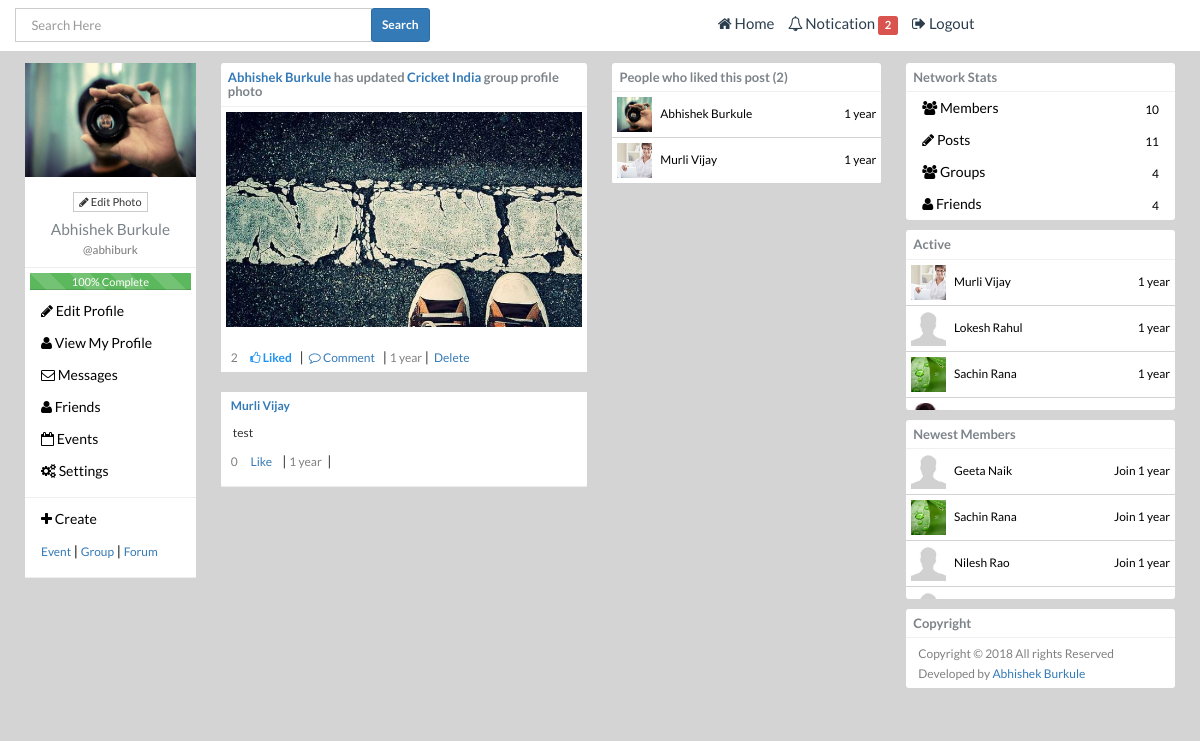
Page /post/2 (signed in) on the committed database.
### tables this page shows
CREATE TABLE `users` (
  `userID` int(12) NOT NULL,
  `firstName` varchar(256) NOT NULL,
  `lastName` varchar(256) NOT NULL,
  `webName` varchar(256) DEFAULT NULL,
  `userImg` varchar(256) DEFAULT NULL,
  `userEmail` varchar(256) NOT NULL,
  `emailPrivacy` varchar(12) NOT NULL DEFAULT 'Only Me',
  `birthday` date NOT NULL,
  `gender` varchar(256) NOT NULL,
  `userPhone` varchar(12) DEFAULT NULL,
  `phonePrivacy` varchar(12) NOT NULL DEFAULT 'Only Me',
  `userPass` varchar(256) NOT NULL,
  `tempPassword` int(12) NOT NULL DEFAULT '1',
  `verificationCode` varchar(256) DEFAULT NULL,
  `createTime` varchar(256) NOT NULL,
  `updateTime` varchar(256) DEFAULT NULL
);

CREATE TABLE `news_feed` (
  `feedID` int(12) NOT NULL,
  `newsBy` int(12) NOT NULL,
  `type` varchar(256) NOT NULL,
  `newsText` text NOT NULL,
  `reference` varchar(256) NOT NULL,
  `referenceID` int(12) NOT NULL,
  `newsTime` int(12) NOT NULL
);

CREATE TABLE `posts` (
  `postID` int(12) NOT NULL,
  `userID` int(12) NOT NULL,
  `postType` varchar(256) NOT NULL,
  `postText` text,
  `postImg` varchar(256) DEFAULT NULL,
  `reference` varchar(256) NOT NULL,
  `referenceID` int(12) NOT NULL,
  `like_counts` int(12) NOT NULL DEFAULT '0',
  `comment_counts` int(12) NOT NULL DEFAULT '0',
  `postTime` int(12) NOT NULL
);

CREATE TABLE `post_comments` (
  `commentID` int(12) NOT NULL,
  `postID` int(12) NOT NULL,
  `userID` int(12) NOT NULL,
  `comment` text NOT NULL,
  `like_counts` int(12) NOT NULL DEFAULT '0',
  `commentTime` int(12) NOT NULL
);

CREATE TABLE `user_likes` (
  `likeID` int(12) NOT NULL,
  `userID` int(12) NOT NULL,
  `likeType` varchar(256) NOT NULL,
  `likeTo` int(12) NOT NULL,
  `likeTime` int(12) NOT NULL
);

CREATE TABLE `user_active` (
  `u_activeID` int(12) NOT NULL,
  `userID` int(12) NOT NULL,
  `activeTime` varchar(256) NOT NULL
);

### post.php (the view, shortened to what the rows shown need)
<?php include 'config.php';
$pid = isset($_REQUEST['postID']) ? htmlentities($_REQUEST['postID']) : '';
$sql_post=mysqli_query($dbconfig,"SELECT * FROM posts WHERE postID='".$pid."' ") or die(mysqli_error($dbconfig));
$row_post=mysqli_fetch_assoc($sql_post);
$postid = isset($row_post['postID']) ? htmlentities($row_post['postID']) : '';
$postType = isset($row_post['postType']) ? htmlentities($row_post['postType']) : '';
?>
<!DOCTYPE html>
<html>
<head>
<link href="assets/css/bootstrap.css" rel='stylesheet' type='text/css' />
<link href="assets/css/style.css" rel="stylesheet" type="text/css" media="all" />
<?php include 'includes/stylesheets.php'; ?>
</head>
<body>
<?php include 'includes/header.php'; ?>
<div class="container">
	<div class="total-info">
	<?php include 'includes/left_panel.php'; ?>
<div class="col-md-4 grid_2">
				  <?php
                   $sql_group_post=mysqli_query($dbconfig,"SELECT *,
				   $name FROM news_feed AS f LEFT JOIN users AS u
				   ON f.newsBy=u.userID LEFT JOIN posts AS p ON p.postID=f.referenceID WHERE postID='".$postid."' ORDER BY feedID DESC");
                   ($row_news_feed=mysqli_fetch_assoc($sql_group_post));
                   ?>
                   <div class="white-area"><h5>
                   <a href="<?php if($row_news_feed['webName']==''){echo 'user/'.$row_news_feed["userID"].'';}else{ echo 'user/'.$row_news_feed["webName"].'';}  ?>">
				   <?php echo $row_news_feed['name']; ?></a>
                   <?php echo $row_news_feed['newsText']; ?>
                   </h5></div>
                   <div class="profile_container">
                     <div class="cover_img_container cute about">
                        <?php if($row_news_feed['postImg']!=''){ ?>
                            <img src="<?php echo 'uploads/'.$row_news_feed['postImg']; ?>"><?php } ?>
                            <small class="post_photo_menu profile_menu"><?php echo $row_news_feed['postText']; ?></small>
                            <ul class="post_photo_menu profile_menu">
                                <li>
                                    <a><small class="grey1">
                                            <span id="default_count<?php echo $row_news_feed['postID']; ?>"><?php  echo $row_news_feed['like_counts']; ?></span>
                                        </small></a>
                                </li> &nbsp;|
                                <li><a href="javascript:void(0);" class="click_show_comment_box"><i class="icon-comment-alt "></i> Comment </a></li> &nbsp;|&nbsp;
                                <li><small class="grey1"> <?php  echo "" . humanTiming( $row_news_feed['postTime'] ). "";  ?></small></li>&nbsp;|
                                <?php if($userid==$row_news_feed['userID']){  ?>
                                <li> </li>
                                <?php } ?>
                            </ul>
                       </div>
                     </div>
				  <?php
                    $sql_post_comment=mysqli_query($dbconfig,"SELECT *,$name FROM post_comments LEFT JOIN users USING (userID)
                    WHERE postID='".$postid."' ORDER BY commentID DESC");
                    while($row_post_comment=mysqli_fetch_assoc($sql_post_comment)){
                    ?>
                    <div class="profile_container" <?php if($row_post_comment['commentID']==$_REQUEST['cmntid']) {echo 'style="background:#FFFFAA;"';} ?> >
                    <small class="post_photo_menu profile_menu" >
                        <a href="<?php if($row_post_comment['webName']==''){echo 'user/'.$row_post_comment["userID"].'';}else{ echo 'user/'.$row_post_comment["webName"].'';}  ?>">
                        <b><?php echo $row_post_comment['name']; ?> </b></a>
                    </small>
                    <small class="post_photo_menu profile_menu" style="margin-left: 7px;"><?php echo $row_post_comment['comment']; ?></small>
                    <ul class="post_photo_menu profile_menu">
                        <li>
                            <?php
                            $sql_if_liked=mysqli_query($dbconfig,"SELECT * FROM user_likes WHERE likeTo='".$row_post_comment['commentID']."'
                            AND likeType='".$postType.".comment' AND userID='".$userid."' ");
                            $check_if_liked=mysqli_num_rows($sql_if_liked);
                            $check_if_liked = isset($check_if_liked) ? htmlentities($check_if_liked) : '';?>
                            <a><small class="grey1"><?php echo $row_post_comment['like_counts']; ?></small></a>
                            <?php
                            if($check_if_liked==true){
                            ?>
                                <a href="javascript:void(0);" class="click_comment_unlike" rel="<?php echo $row_post_comment['commentID']; ?>" data-postid="<?php echo $postid; ?>" data-likeType="<?php echo $postType; ?>" style="color: #2093F5;font-weight: 600;">
                                <span id="show_comment_unlike<?php echo $row_post_comment['commentID']; ?>"></span> <span id="hide_comment_unlike<?php echo $row_post_comment['commentID']; ?>"><i class="icon-thumbs-up-alt"></i> Liked</span> </a>
                                <?php }else { ?>
                                <a href="javascript:void(0);" class="click_comment_like" rel="<?php echo $row_post_comment['commentID']; ?>" data-postid="<?php echo $postid; ?>" data-likeType="<?php echo $postType; ?>">
                                <span id="show_comment_like<?php echo $row_post_comment['commentID']; ?>"></span><span id="hide_comment_like<?php echo $row_post_comment['commentID']; ?>">Like</span> </a>
                            <?php } ?>
                        </li>&nbsp; |&nbsp;
                        <li><small class="grey1"> <?php  echo "" . humanTiming( $row_post_comment['commentTime'] ). "";  ?> </small></li> &nbsp; |
                    </ul>
                  <hr>
               </div>
               <?php } ?>
</div>
<div class="col-md-3 grid_2">
                  <?php
                $sql_who_like=mysqli_query($dbconfig,"SELECT *,$name FROM user_likes LEFT JOIN users USING (userID)
                WHERE likeTo='".$postid."' ORDER BY likeID DESC ");
                $count_who_like=mysqli_num_rows($sql_who_like);
                $count_who_like = isset($count_who_like) ? htmlentities($count_who_like) : '';
                ?>
                <div class="profile_container <?php if($count_who_like>3){echo 'scroll1';} ?>">
                    <ul class="listing">
                        <?php
                        if($count_who_like==''){echo '<li class="invite1"><small class="grey">0 people like this post</small></li>';}else{
                        while($row_who_like=mysqli_fetch_assoc($sql_who_like)){
                        ?>
                        <a href="<?php if($row_who_like['webName']==''){echo 'user/'.$row_who_like["userID"].'';}else{ echo 'user/'.$row_who_like["webName"].'';}  ?>">
                          <li class="subitem_grey" style="padding:5px; ">
                                <img src="<?php if($row_who_like['userImg']==''){echo 'images/default.jpg';}else {
                                echo 'uploads/'.$row_who_like['userImg']; } ?>" alt="User Avatar" class="recent_chat">
                              <small class="" style="margin-left: 5px;">
                                <?php echo $row_who_like['name']; ?>
                              </small>
                              <small id="right_btn">
                               <?php
                              echo "" . humanTiming( $row_who_like['likeTime'] ). ""; ?>
                              </small>
                          </li>
                         </a>
                         <?php }}?>
                     </ul>
                </div>
</div>
    <?php include 'includes/right_panel.php'; ?>
</div>
</body>
</html>

### includes/left_panel.php (shortened to what the rows shown need)
<div class="col-md-2 grid_1" >
   <div class="about text-center hide_profile_menu">
        <form action="manipulates/update_profile_photo.php" method="post" enctype="multipart/form-data">
            <div class="fileupload fileupload-new" data-provides="fileupload">
            	<img class="profile-img fileupload-new" src="<?php if($user['userImg']==''){echo 'images/default.jpg';}else {
            	echo 'uploads/'.$user['userImg']; } ?>" alt="" />
                <span class="btn btn-file btn btn-default btn-xs ">
                    <span class="fileupload-new "><i class="icon-pencil"></i> Edit Photo</span>
                </span>
            </div>
        </form>
        <h4><small><?php if($user['webName']!=''){echo '@'; echo $user['webName'];} ?></small></h4><hr>
   </div><div class="div-title"></div>
   </div>
</div>
<div class="center-div">

### includes/right_panel.php (shortened to what the rows shown need)
</div>
<div class="col-md-3 grid_3 mydiv">
          <link rel="stylesheet" type="text/css" href="css/jquery-ui.css">
        <div class="profile_container scroll1">
            <ul class="listing">
            <?php
			$sql_online=mysqli_query($dbconfig,"SELECT (time),t.* FROM ( (SELECT $name,userImg,u.userID,session_time AS time FROM user_session AS s
				LEFT JOIN users AS u ON s.userID=u.userID
                WHERE s.userID!='".$userid."' ORDER BY session_time DESC)
				UNION
				(SELECT $name,userImg,u.userID,activeTime as time FROM user_active AS a LEFT JOIN users AS u ON a.userID=u.userID
                WHERE a.userID!='".$userid."' ORDER BY activeTime DESC LIMIT 7)) AS t ORDER BY time DESC ") or die(mysqli_error($dbconfig));
                $count_online=mysqli_num_rows($sql_online);
                if($count_online==0){echo '<small class="grey" style="padding:5px;">0 user online</small>';}else {
                while($online_user=mysqli_fetch_assoc($sql_online)){
			?>
            <a href="message/<?php echo $online_user['userID']; ?>" class="grey">
              <li class="subitem_grey" style="padding:5px; ">
                    <img src="<?php if($online_user['userImg']==''){echo 'images/default.jpg';}else {
                    echo 'uploads/'.$online_user['userImg']; } ?>" alt="User Avatar" class="recent_chat">
                  <small class="" style="margin-left: 5px;">
				    <?php echo $online_user['name']; ?>
                  </small>
                  <small class="" style="float:right; margin-top:8px;">
                   <?php
					$sql_session=mysqli_query($dbconfig,"SELECT * FROM user_session WHERE userID='".$online_user['userID']."'");
					$check_active=mysqli_num_rows($sql_session);
					$sql_active=mysqli_query($dbconfig,"SELECT * FROM user_active WHERE userID='".$online_user['userID']."' ");
					$row_active=mysqli_fetch_assoc($sql_active);
				   if($check_active==true){echo '<small class="btn btn-success btn-xs btn-circle"></small>';}
			  else {
		 	  echo "" . humanTiming( $row_active['activeTime'] ). ""; }?>
                  </small>
              </li>
              </a>
              <?php }} ?>
             </ul>
        </div>
        <div class="profile_container scroll1">
            <ul class="listing">
            <?php
            $sql_newest_mem=mysqli_query($dbconfig,"SELECT *,$name FROM users WHERE users.userID!='".$userid."'
            ORDER BY userID DESC LIMIT 10");
            while($row_newest_mem=mysqli_fetch_assoc($sql_newest_mem)){
            ?>
            <a href="<?php if($row_newest_mem['webName']==''){echo 'user/'.$row_newest_mem["userID"].'';}else{ echo 'user/'.$row_newest_mem["webName"].'';}  ?>" class="grey">
              <li class="subitem_grey" style="padding:5px; ">
                    <img src="<?php if($row_newest_mem['userImg']==''){echo 'images/default.jpg';}else {
                    echo 'uploads/'.$row_newest_mem['userImg']; } ?>" alt="User Avatar" class="recent_chat">
                  <small class="" style="margin-left: 5px;">
				    <?php echo $row_newest_mem['name']; ?>
                  </small>
                  <small class="" style="float:right; margin-top:8px;">
                   <?php
			 	  echo "Join " . humanTiming( $row_newest_mem['createTime'] ). ""; ?>
                  </small>
              </li>
              </a>
              <?php }?>
             </ul>
        </div> <div class="div-title"></div>
</div>

### rows in the picture
users: userImg (picture), webName "abhiburk"
news_feed: newsText "has updated Cricket India group profile photo", posts.postImg (picture), posts.like_counts "2", posts.postTime "1 year"
post_comments: name "Murli Vijay", comment "test", like_counts "0", commentTime "1 year"
user_likes: userID.userImg (picture), name "Abhishek Burkule", likeTime "1 year"
user_likes: userID.userImg (picture), name "Murli Vijay", likeTime "1 year"
user_active: activeTime "1 year"
user_active: activeTime "1 year"
user_active: activeTime "1 year"
users: name "Geeta Naik", createTime "1 year"
users: userImg (picture), name "Sachin Rana", createTime "1 year"
users: name "Nilesh Rao", createTime "1 year"

### other values in the picture
$count_noti "2"
$user['name'] "Abhishek Burkule"
$percentage "100"
$row_news_feed['name'] "Abhishek Burkule"
$count_who_like "2"
$count_mem "10"
$count_posts "11"
$count_groups "4"
$count_friends "4"
$online_user['name'] "Murli Vijay"
$online_user['name'] "Lokesh Rahul"
$online_user['name'] "Sachin Rana"
